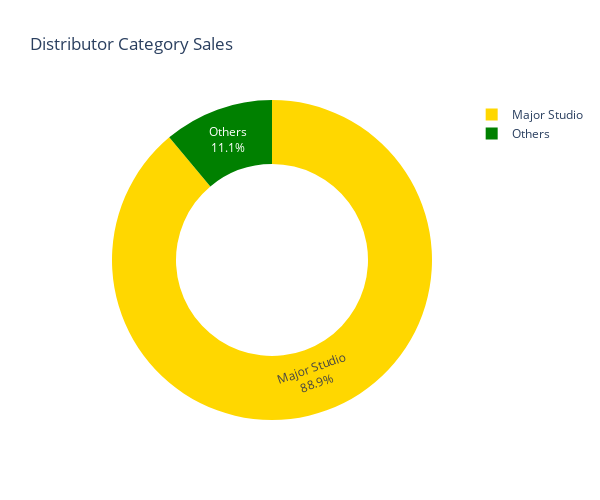

The cell this chart's notebook holds for it:
### Code cell
#vizualizing Ticket Sales by distributor category
fig = px.pie(top_distributors, values='Ticket_Sales', names='Distributor_Category',
             title='Distributor Category Sales', color = 'Distributor_Category',
             color_discrete_map ={'Major Studio': 'gold','Others':'green'},
             hover_data=['Distributor_Category'], width=600, height=500, hole = 0.6)

fig.update_traces(textposition='inside', textinfo='percent+label')
fig.show()

### Figure 1 — Plotly figure (JSON) as saved in the notebook; plotly's stock layout.template omitted (floating-point values rounded to 4 significant figures)
{"data": [{"customdata": [["Major Studio", "Major Studio"], ["Major Studio", "Major Studio"], ["Major Studio", "Major Studio"], ["Major Studio", "Major Studio"], ["Major Studio", "Major Studio"], ["Others", "Others"], ["Others", "Others"], ["Others", "Others"], ["Others", "Others"], ["Others", "Others"], ["Others", "Others"], ["Others", "Others"], ["Others", "Others"], ["Others", "Others"], ["Others", "Others"], ["Others", "Others"]], "domain": {"x": [0, 1], "y": [0, 1]}, "hole": 0.6, "hovertemplate": "Distributor_Category=%{customdata[1]}<br>Ticket_Sales=%{value}<extra></extra>", "labels": ["Major Studio", "Major Studio", "Major Studio", "Major Studio", "Major Studio", "Others", "Others", "Others", "Others", "Others", "Others", "Others", "Others", "Others", "Others", "Others"], "legendgroup": "", "marker": {"colors": ["gold", "gold", "gold", "gold", "gold", "green", "green", "green", "green", "green", "green", "green", "green", "green", "green", "green"]}, "name": "", "showlegend": true, "textinfo": "percent+label", "textposition": "inside", "type": "pie", "values": [52538561730, 28667557385, 22252696894, 18058924964, 15077435641, 6393322539, 6238827152, 1577268510, 929430377, 886353743, 370274604, 277463594, 218220895, 73357727, 49505008, 38112140]}], "layout": {"height": 500, "legend": {"tracegroupgap": 0}, "title": {"text": "Distributor Category Sales"}, "width": 600}}
